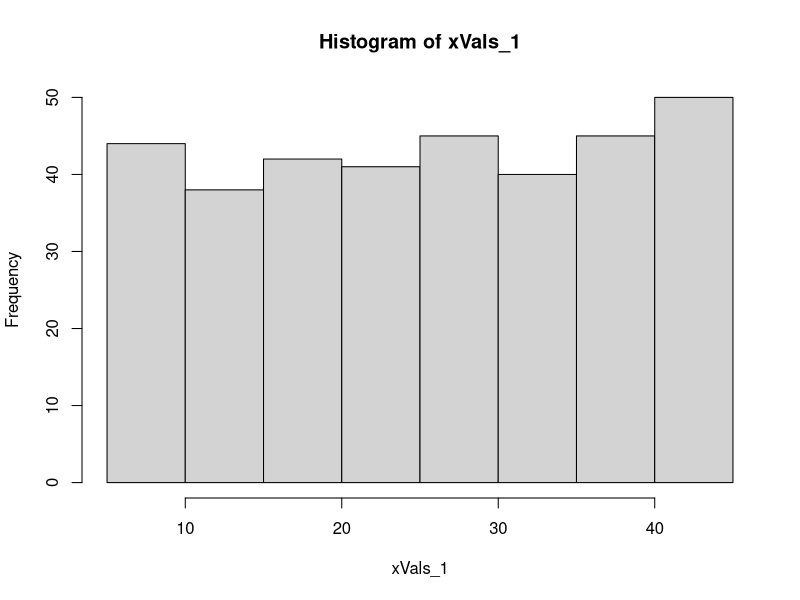
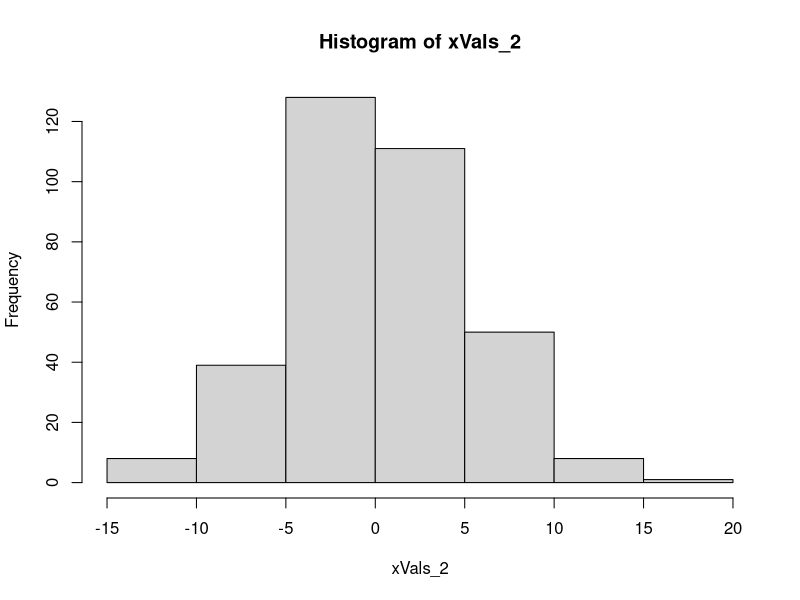
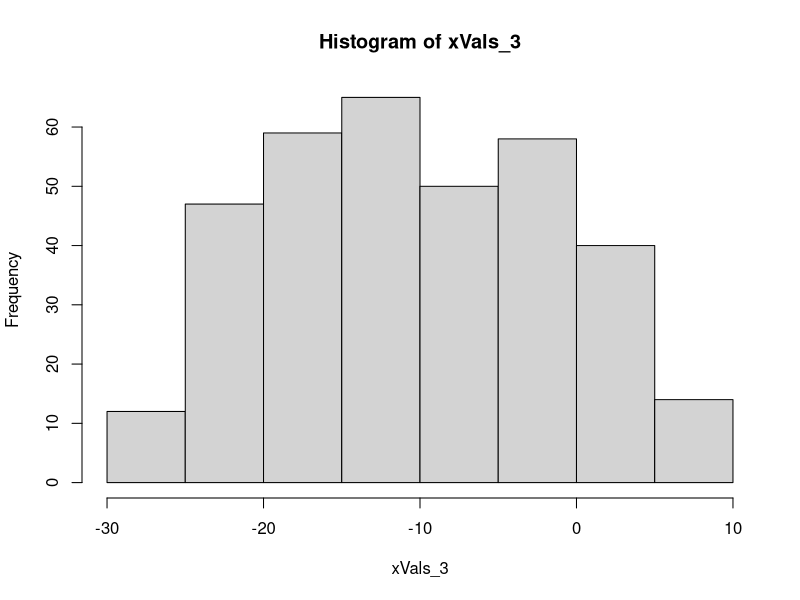
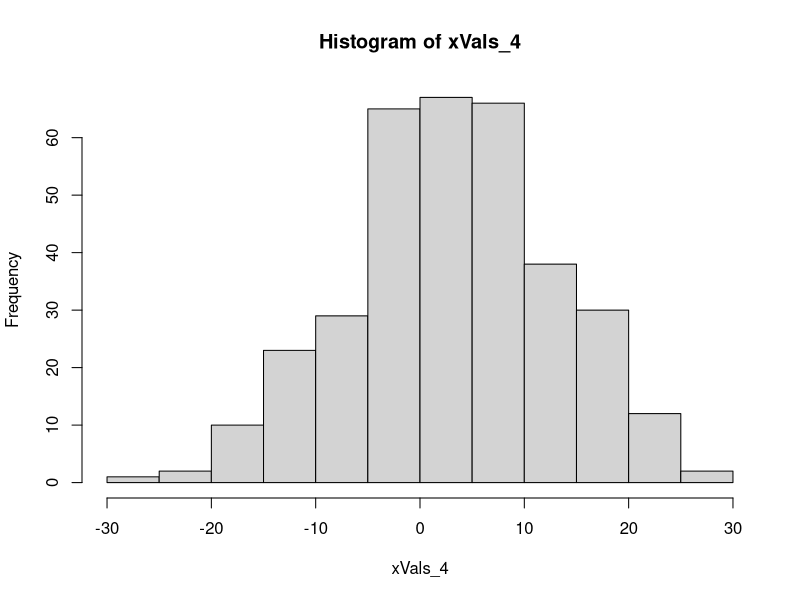
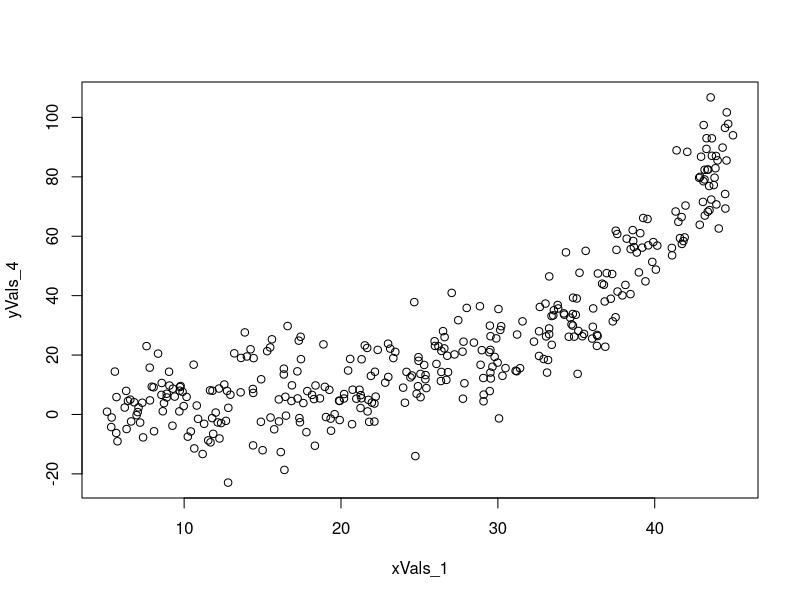
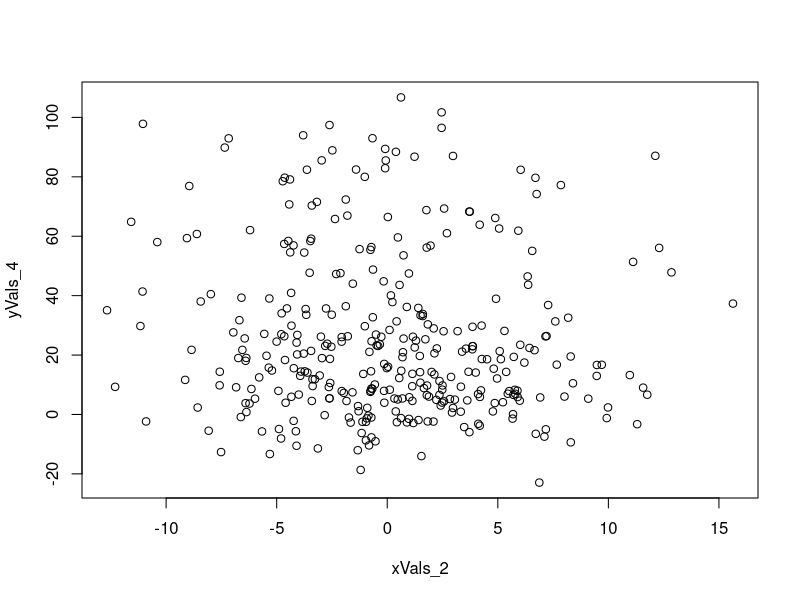
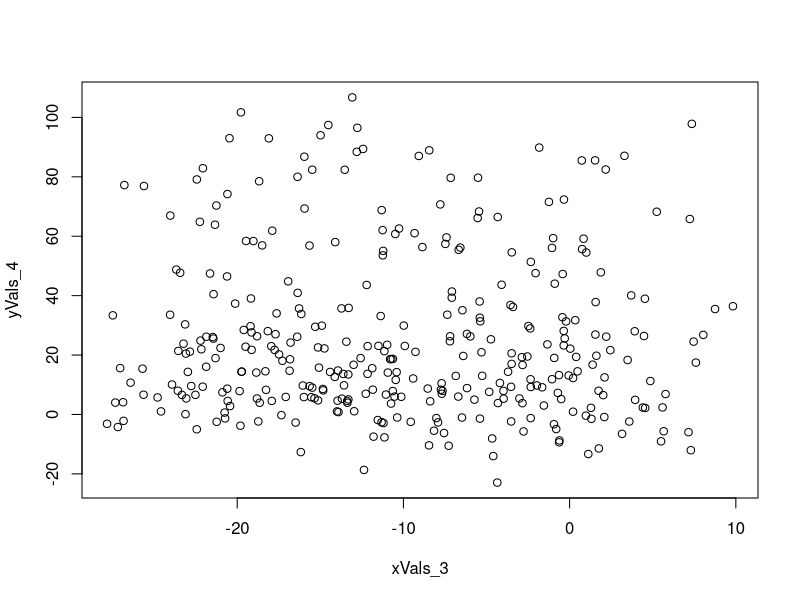
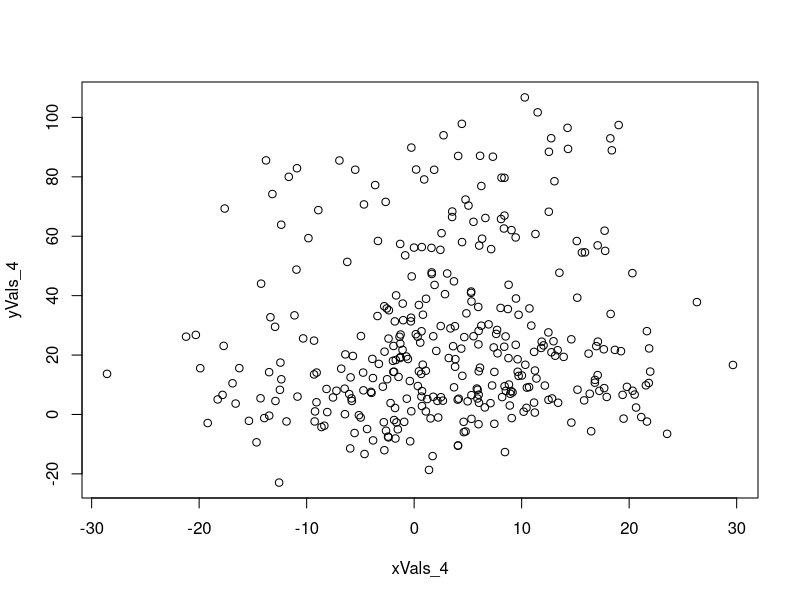

R code for these plots, in order:
#### Multivariate Modeling

library(dplyr)

nVals = 345
xVals_1 = runif(nVals, 5, 45)
xVals_2 = rnorm(nVals, sd = 5)
xVals_3 = runif(nVals, max = 10) - runif(nVals, max = 30)
xVals_4 = rnorm(nVals, mean = 3,  sd = 10)

hist(xVals_1)
hist(xVals_2)
hist(xVals_3)
hist(xVals_4)





#### Process 4 ####
### another one with an exponential term
yVals_4 = exp(0.1 * xVals_1) + 0.4 * xVals_4 + 
    rnorm(nVals, sd = 10)

### step 1: look at the plots of each covariate against repsonse variable
plot(xVals_1, yVals_4)
plot(xVals_2, yVals_4)
plot(xVals_3, yVals_4)
plot(xVals_4, yVals_4)


### step 2: consider correlations
varMatrix = cbind(
    C1 = xVals_1,
    C2 = xVals_2,
    C3 = xVals_3,
    C4 = xVals_4,
    Y = yVals_4,
    Y_l = log(yVals_4 - min(yVals_4) + 1)
)

head(varMatrix)
cor(varMatrix)

### trying out the models
lm(yVals_4 ~ xVals_1 + xVals_3 + xVals_4) %>% summary()

### transform xVal_1

xVal1_log = log(xVals_1)
plot(xVal1_log, yVals_4)
xVal1_sqrt = sqrt(xVals_1)
plot(xVal1_sqrt, yVals_4)


lm(yVals_4 ~ xVal1_log + xVals_3 + xVals_4) %>% summary()

lm(yVals_4 ~ xVal1_sqrt + xVals_3 + xVals_4) %>% summary()


yVal4_log = log(yVals_4 - min(yVals_4) + 1)
plot(xVals_1, yVal4_log)


lm(yVal4_log ~ xVals_1 + xVals_3 + xVals_4) %>% summary()

lm(yVal4_log ~ xVals_1 + xVals_4) %>% summary()

finalLm = lm(Y_l ~ C1 + C4, data = as.data.frame(varMatrix))


#### Estimating Model Quality w/ Bootstrapping ####

root_mean_square_error <- function(yTrue, yPred){
    stopifnot(length(yTrue) == length(yPred))
    return(sqrt(mean((yTrue - yPred)^2)))
}

root_mean_square_error(varMatrix[, 6], finalLm$fitted.values)


train_test_split <- function(dataset, propTrain = .8, seed = NULL){
    if(length(seed)){
        set.seed(seed)
    }
    
    nrowTrain = nrow(dataset) * propTrain
    allInds = 1:nrow(dataset)
    trainingInds = sample(allInds, size = nrowTrain)
    testInds = (allInds)[!(allInds %in% trainingInds)]
    return(
        list(
            train = dataset[trainingInds, ],
            test = dataset[testInds, ]
        )
    )
}


designMatrix = cbind.data.frame(
    C1 = xVals_1,
    C4 = xVals_4,
    # Y = yVals_4,
    Y_l = log(yVals_4 - min(yVals_4) + 1)
)


splitList = train_test_split(designMatrix)
trainDf = splitList$train
testDf = splitList$test
dim(trainDf)

colnames(trainDf)

lmTrain = lm(Y_l ~ . , data = trainDf)
root_mean_square_error(testDf$Y_l, predict(lmTrain, testDf))

dim(trainDf)
dim(testDf)

nSims = 10^2
testRmse = numeric(nSims)



for(iSim in 1:nSims){
    
}


#### Central Limit Theorem ####
## the mean of a distribution is nearly/approximately a normal distribution







